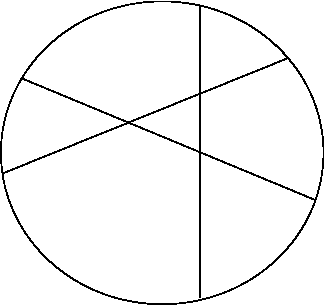
#> input picture circles_lines.png, 324 x 305 px
$ python montage.py
#> lines starting #> are read from the running program, lines starting #| are printed output that depends on the picture; after the words box and inside, x2 and y2 are one past the last pixel; in counts of white or black regions, pixels touching at a corner belong together
import cv2
from imutils import build_montages

i1 = cv2.imread("circles_lines.png")
#> i1 is the input picture: shape (305, 324, 3); 96.1% white; black in thin lines or dots
i2 = cv2.imread("output_lines.png")
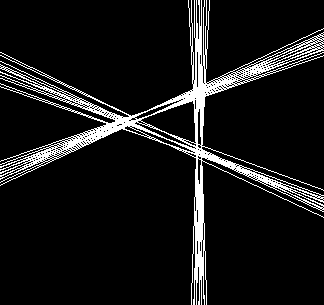
#> input picture output_lines.png, 324 x 305 px
#> i2 is the input picture: shape (305, 324, 3); 9.1% white; 1 white region, box (x1, y1, x2, y2) and area: (0, 0, 324, 305) 8968

images = []

images.append(i1)
images.append(i2)

montages = build_montages(images, (128, 196), (2, 1))
#> montages = 1 item

cv2.imwrite("lines_montage.png", montages[0])
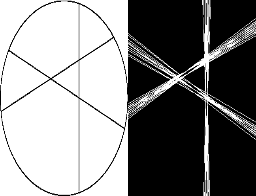
#> saved as lines_montage.png: shape (196, 256, 3); min 0, max 255, mean 134.6
